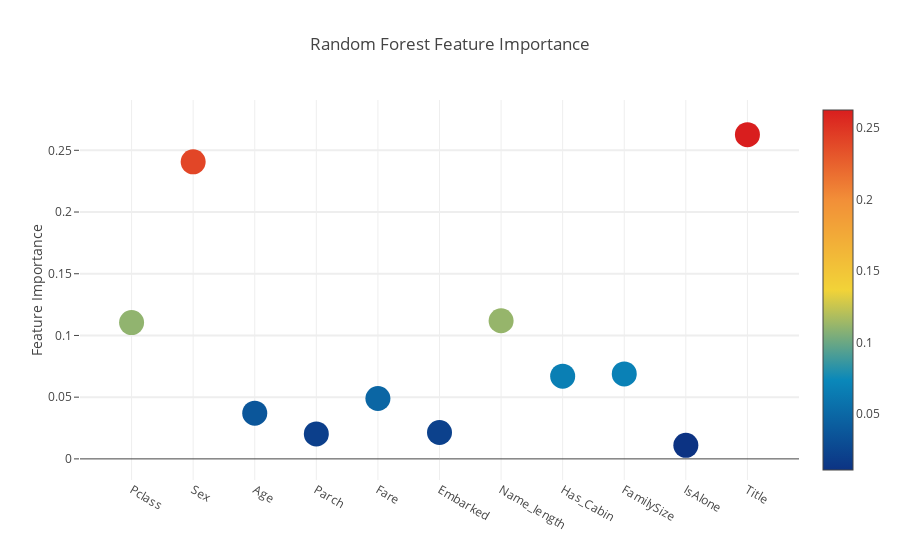
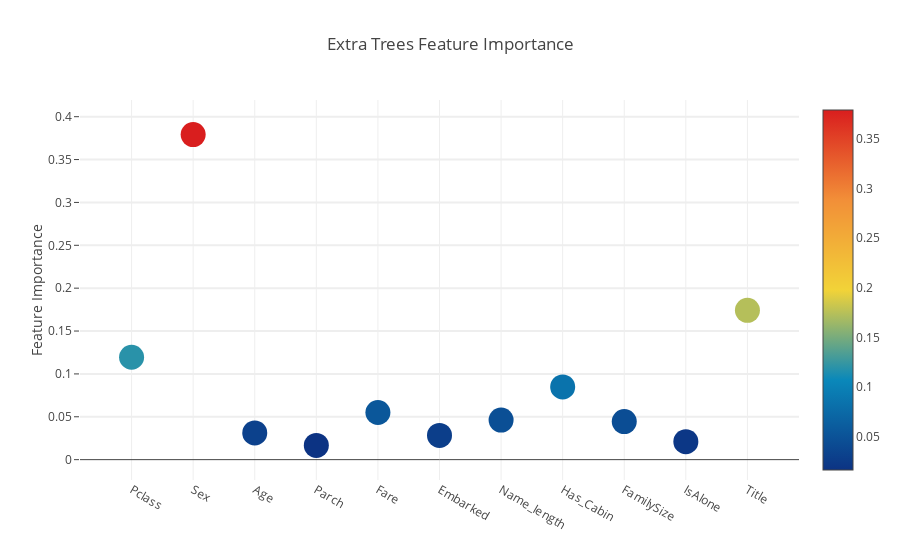
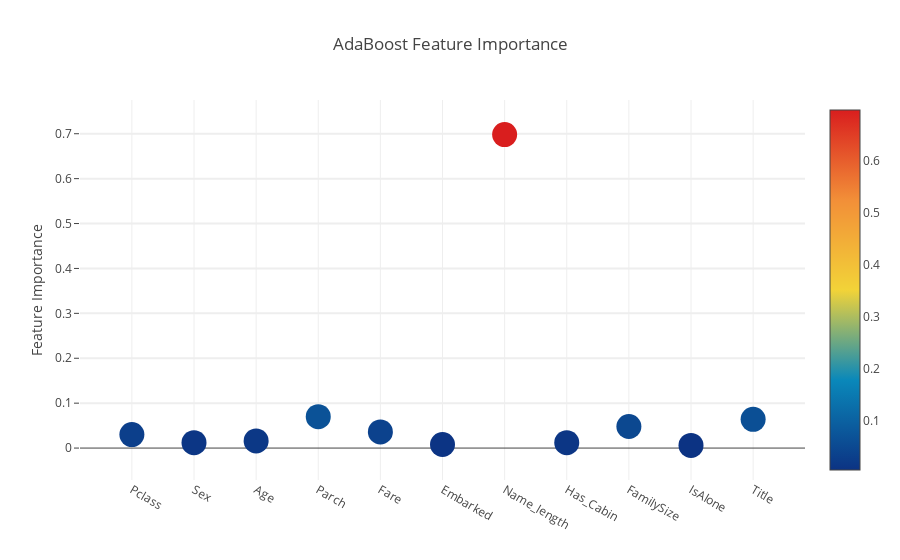
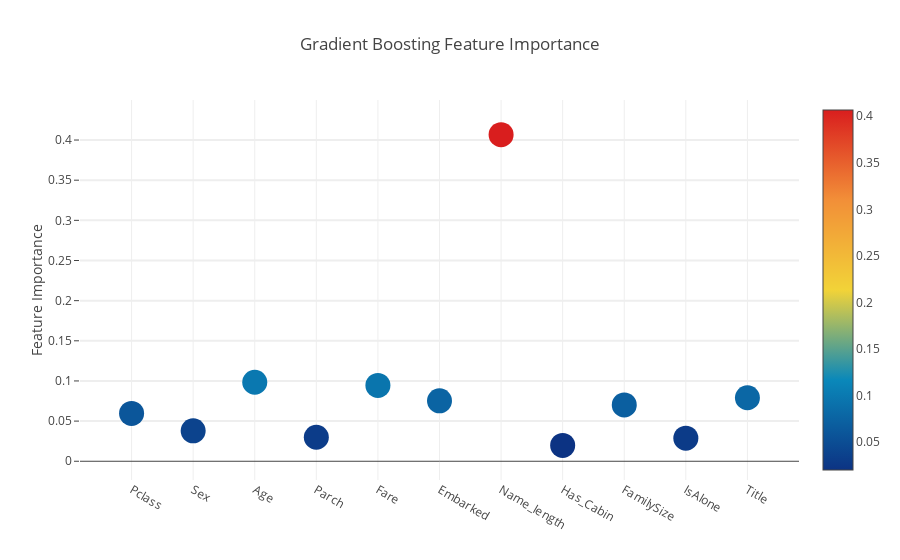

Source (notebook cell) for these figures, in order:
### Code cell
# Scatter plot 
trace = go.Scatter(
    y = feature_dataframe['Random Forest feature importances'].values,
    x = feature_dataframe['features'].values,
    mode='markers',
    marker=dict(
        sizemode = 'diameter',
        sizeref = 1,
        size = 25,
#       size= feature_dataframe['AdaBoost feature importances'].values,
        #color = np.random.randn(500), #set color equal to a variable
        color = feature_dataframe['Random Forest feature importances'].values,
        colorscale='Portland',
        showscale=True
    ),
    text = feature_dataframe['features'].values
)
data = [trace]

layout= go.Layout(
    autosize= True,
    title= 'Random Forest Feature Importance',
    hovermode= 'closest',
#     xaxis= dict(
#         title= 'Pop',
#         ticklen= 5,
#         zeroline= False,
#         gridwidth= 2,
#     ),
    yaxis=dict(
        title= 'Feature Importance',
        ticklen= 5,
        gridwidth= 2
    ),
    showlegend= False
)
fig = go.Figure(data=data, layout=layout)
py.iplot(fig,filename='scatter2010')

# Scatter plot 
trace = go.Scatter(
    y = feature_dataframe['Extra Trees  feature importances'].values,
    x = feature_dataframe['features'].values,
    mode='markers',
    marker=dict(
        sizemode = 'diameter',
        sizeref = 1,
        size = 25,
#       size= feature_dataframe['AdaBoost feature importances'].values,
        #color = np.random.randn(500), #set color equal to a variable
        color = feature_dataframe['Extra Trees  feature importances'].values,
        colorscale='Portland',
        showscale=True
    ),
    text = feature_dataframe['features'].values
)
data = [trace]

layout= go.Layout(
    autosize= True,
    title= 'Extra Trees Feature Importance',
    hovermode= 'closest',
#     xaxis= dict(
#         title= 'Pop',
#         ticklen= 5,
#         zeroline= False,
#         gridwidth= 2,
#     ),
    yaxis=dict(
        title= 'Feature Importance',
        ticklen= 5,
        gridwidth= 2
    ),
    showlegend= False
)
fig = go.Figure(data=data, layout=layout)
py.iplot(fig,filename='scatter2010')

# Scatter plot 
trace = go.Scatter(
    y = feature_dataframe['AdaBoost feature importances'].values,
    x = feature_dataframe['features'].values,
    mode='markers',
    marker=dict(
        sizemode = 'diameter',
        sizeref = 1,
        size = 25,
#       size= feature_dataframe['AdaBoost feature importances'].values,
        #color = np.random.randn(500), #set color equal to a variable
        color = feature_dataframe['AdaBoost feature importances'].values,
        colorscale='Portland',
        showscale=True
    ),
    text = feature_dataframe['features'].values
)
data = [trace]

layout= go.Layout(
    autosize= True,
    title= 'AdaBoost Feature Importance',
    hovermode= 'closest',
#     xaxis= dict(
#         title= 'Pop',
#         ticklen= 5,
#         zeroline= False,
#         gridwidth= 2,
#     ),
    yaxis=dict(
        title= 'Feature Importance',
        ticklen= 5,
        gridwidth= 2
    ),
    showlegend= False
)
fig = go.Figure(data=data, layout=layout)
py.iplot(fig,filename='scatter2010')

# Scatter plot 
trace = go.Scatter(
    y = feature_dataframe['Gradient Boost feature importances'].values,
    x = feature_dataframe['features'].values,
    mode='markers',
    marker=dict(
        sizemode = 'diameter',
        sizeref = 1,
        size = 25,
#       size= feature_dataframe['AdaBoost feature importances'].values,
        #color = np.random.randn(500), #set color equal to a variable
        color = feature_dataframe['Gradient Boost feature importances'].values,
        colorscale='Portland',
        showscale=True
    ),
    text = feature_dataframe['features'].values
)
data = [trace]

layout= go.Layout(
    autosize= True,
    title= 'Gradient Boosting Feature Importance',
    hovermode= 'closest',
#     xaxis= dict(
#         title= 'Pop',
#         ticklen= 5,
#         zeroline= False,
#         gridwidth= 2,
#     ),
    yaxis=dict(
        title= 'Feature Importance',
        ticklen= 5,
        gridwidth= 2
    ),
    showlegend= False
)
fig = go.Figure(data=data, layout=layout)
py.iplot(fig,filename='scatter2010')

### Figure 1 — Plotly figure (JSON) as saved in the notebook; plotly's stock layout.template omitted (floating-point values rounded to 4 significant figures)
{"data": [{"marker": {"color": [0.1104, 0.2406, 0.03703, 0.02019, 0.04894, 0.02136, 0.1119, 0.06701, 0.06885, 0.01095, 0.2627], "colorscale": "Portland", "showscale": true, "size": 25, "sizemode": "diameter", "sizeref": 1}, "mode": "markers", "text": ["Pclass", "Sex", "Age", "Parch", "Fare", "Embarked", "Name_length", "Has_Cabin", "FamilySize", "IsAlone", "Title"], "type": "scatter", "x": ["Pclass", "Sex", "Age", "Parch", "Fare", "Embarked", "Name_length", "Has_Cabin", "FamilySize", "IsAlone", "Title"], "y": [0.1104, 0.2406, 0.03703, 0.02019, 0.04894, 0.02136, 0.1119, 0.06701, 0.06885, 0.01095, 0.2627]}], "layout": {"autosize": true, "hovermode": "closest", "showlegend": false, "title": "Random Forest Feature Importance", "yaxis": {"gridwidth": 2, "ticklen": 5, "title": "Feature Importance"}}}

### Figure 2 — Plotly figure (JSON) as saved in the notebook; plotly's stock layout.template omitted (floating-point values rounded to 4 significant figures)
{"data": [{"marker": {"color": [0.1194, 0.3791, 0.03117, 0.01665, 0.05498, 0.02823, 0.0461, 0.08481, 0.04443, 0.02097, 0.1741], "colorscale": "Portland", "showscale": true, "size": 25, "sizemode": "diameter", "sizeref": 1}, "mode": "markers", "text": ["Pclass", "Sex", "Age", "Parch", "Fare", "Embarked", "Name_length", "Has_Cabin", "FamilySize", "IsAlone", "Title"], "type": "scatter", "x": ["Pclass", "Sex", "Age", "Parch", "Fare", "Embarked", "Name_length", "Has_Cabin", "FamilySize", "IsAlone", "Title"], "y": [0.1194, 0.3791, 0.03117, 0.01665, 0.05498, 0.02823, 0.0461, 0.08481, 0.04443, 0.02097, 0.1741]}], "layout": {"autosize": true, "hovermode": "closest", "showlegend": false, "title": "Extra Trees Feature Importance", "yaxis": {"gridwidth": 2, "ticklen": 5, "title": "Feature Importance"}}}

### Figure 3 — Plotly figure (JSON) as saved in the notebook; plotly's stock layout.template omitted (floating-point values rounded to 4 significant figures)
{"data": [{"marker": {"color": [0.03, 0.012, 0.016, 0.07, 0.036, 0.008, 0.698, 0.012, 0.048, 0.006, 0.064], "colorscale": "Portland", "showscale": true, "size": 25, "sizemode": "diameter", "sizeref": 1}, "mode": "markers", "text": ["Pclass", "Sex", "Age", "Parch", "Fare", "Embarked", "Name_length", "Has_Cabin", "FamilySize", "IsAlone", "Title"], "type": "scatter", "x": ["Pclass", "Sex", "Age", "Parch", "Fare", "Embarked", "Name_length", "Has_Cabin", "FamilySize", "IsAlone", "Title"], "y": [0.03, 0.012, 0.016, 0.07, 0.036, 0.008, 0.698, 0.012, 0.048, 0.006, 0.064]}], "layout": {"autosize": true, "hovermode": "closest", "showlegend": false, "title": "AdaBoost Feature Importance", "yaxis": {"gridwidth": 2, "ticklen": 5, "title": "Feature Importance"}}}

### Figure 4 — Plotly figure (JSON) as saved in the notebook; plotly's stock layout.template omitted (floating-point values rounded to 4 significant figures)
{"data": [{"marker": {"color": [0.05956, 0.03786, 0.09843, 0.02988, 0.09447, 0.0753, 0.4067, 0.01978, 0.07016, 0.02873, 0.0791], "colorscale": "Portland", "showscale": true, "size": 25, "sizemode": "diameter", "sizeref": 1}, "mode": "markers", "text": ["Pclass", "Sex", "Age", "Parch", "Fare", "Embarked", "Name_length", "Has_Cabin", "FamilySize", "IsAlone", "Title"], "type": "scatter", "x": ["Pclass", "Sex", "Age", "Parch", "Fare", "Embarked", "Name_length", "Has_Cabin", "FamilySize", "IsAlone", "Title"], "y": [0.05956, 0.03786, 0.09843, 0.02988, 0.09447, 0.0753, 0.4067, 0.01978, 0.07016, 0.02873, 0.0791]}], "layout": {"autosize": true, "hovermode": "closest", "showlegend": false, "title": "Gradient Boosting Feature Importance", "yaxis": {"gridwidth": 2, "ticklen": 5, "title": "Feature Importance"}}}
